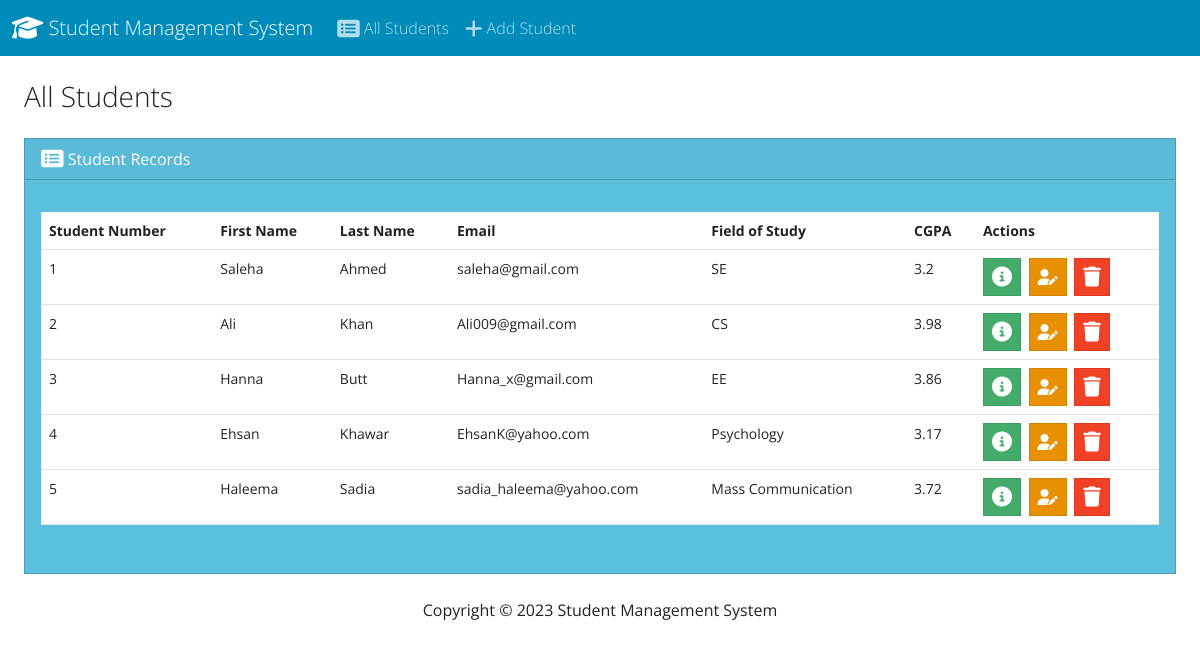
The page / on the database its author committed.
### students/models.py (models this page shows, shortened)
class Student(models.Model):
    student_number = models.PositiveIntegerField()
    first_name = models.CharField(max_length=50)
    last_name = models.CharField(max_length=50)
    email = models.CharField(max_length=100)
    field_of_study = models.CharField(max_length=30)
    cgpa = models.FloatField()

### students/views.py (the view)
# urls.py: path("", views.index, name="index"),
def index(request):
    return render(request,'students/index.html',{
        'students': Student.objects.all()
    })

### students/Templates/students/index.html (shortened to what this page needs)
{% extends "students/base.html" %}
{% block body %}
<h3 class="m-4">All Students</h3>
            <div class="row">
                <div class="col-12">
                  {% if students %}
                  <div class="card text-white bg-info ms-4 me-4 mb-4">
                    <div class="card-header"><i class="fa-solid fa-rectangle-list fa-lg"></i> Student Records</div>
                    <div class="card-body">
                      <p class="card-text">
                        <div class="table-responsive">
                          <table class="table table-hover">
                            <thead>
                              <tr>
                                <th scope="col">Student Number</th>
                                <th scope="col">First Name</th>
                                <th scope="col">Last Name</th>
                                <th scope="col">Email</th>
                                <th scope="col">Field of Study</th>
                                <th scope="col">CGPA</th>
                                <th scope="col">Actions</th>
                              </tr>
                            </thead>
                            <tbody>
                              {% for student in students %}
                              <tr>
                                  <td>{{student.student_number}}</td>
                                  <td>{{student.first_name}}</td>
                                  <td>{{student.last_name}}</td>
                                  <td>{{student.email}}</td>
                                  <td>{{student.field_of_study}}</td>
                                  <td>{{student.cgpa}}</td>
                                  <td><button type="button" class="btn btn-success me-1"
                                    href="{% url 'view_student' student.id %}" data-bs-toggle="modal"
                                    data-bs-target="#myModal{{student.id}}">
                                    <i class="fa-solid fa-circle-info fa-lg"></i></button>
                                    <a class="btn btn-warning me-1" href="{% url 'edit' student.id %}"><i class="fa-solid fa-user-pen"></i>
                                    </a>
                                    <button type="button" class="btn btn-danger" data-bs-toggle="modal"
                                    data-bs-target="#delete{{student.id}}"><i class="fa-solid fa-trash fa-lg"></i></button>
                                  </td>
                              </tr>
                              {% endfor %}
                            </tbody>
                          </table>
                        </div>
                      </p>
                    </div>
                  </div>
                  {% else %}
                  <h5 class="alert alert-primary ms-4 me-4">
                    No Student Records</h5>
                  {% endif %}
                </div>
            </div>
{% endblock %}

### students/Templates/students/base.html (shortened to what this page needs)
{% load static %}
<!DOCTYPE html>
<html>
    <head>
        <link rel="stylesheet" href="https://cdnjs.cloudflare.com/ajax/libs/font-awesome/6.4.2/css/all.min.css">
          <link rel="stylesheet" href="{%static 'css/bootstrap.min.css'%}" >
      </head>
      <body class="d-flex flex-column min-vh-100">
          <nav class="navbar navbar-expand-lg bg-primary" data-bs-theme="dark">
              <div class="container-fluid">
                <a class="navbar-brand" href="{% url 'index' %}">
                  <i class="fa-solid fa-graduation-cap fa-lg"></i>
                  Student Management System</a>
                <div class="collapse navbar-collapse" id="navbarColor01">
                  <ul class="navbar-nav me-auto">
                    <li class="nav-item">
                      <a class="nav-link" href="{% url 'index' %}">
                        <i class="fa-solid fa-rectangle-list fa-lg"></i>
                        All Students</a>
                    </li>
                    <li class="nav-item">
                      <a class="nav-link" href="{% url 'add' %}">
                        <i class="fa-solid fa-plus fa-lg"></i>
                        Add Student</a>
                    </li>
                </div>
              </div>
            </nav>
        <div class="fluid-container">
            {% block body %}
            {% endblock %}
        </div>
        <footer clss="mt-auto mb-4">
            <div class="text-center">
                <span>
                    Copyright &copy; <script>document.write(new Date().getFullYear())</script>
                    Student Management System
                </span>
            </div>
        </footer>
    </body>
</html>

### rows shown on the page
Student: student_number "1", first_name "Saleha", last_name "Ahmed", email "saleha@gmail.com", field_of_study "SE", cgpa "3.2"
Student: student_number "2", first_name "Ali", last_name "Khan", email "Ali009@gmail.com", field_of_study "CS", cgpa "3.98"
Student: student_number "3", first_name "Hanna", last_name "Butt", email "Hanna_x@gmail.com", field_of_study "EE", cgpa "3.86"
Student: student_number "4", first_name "Ehsan", last_name "Khawar", email "EhsanK@yahoo.com", field_of_study "Psychology", cgpa "3.17"
Student: student_number "5", first_name "Haleema", last_name "Sadia", email "sadia_haleema@yahoo.com", field_of_study "Mass Communication", cgpa "3.72"
